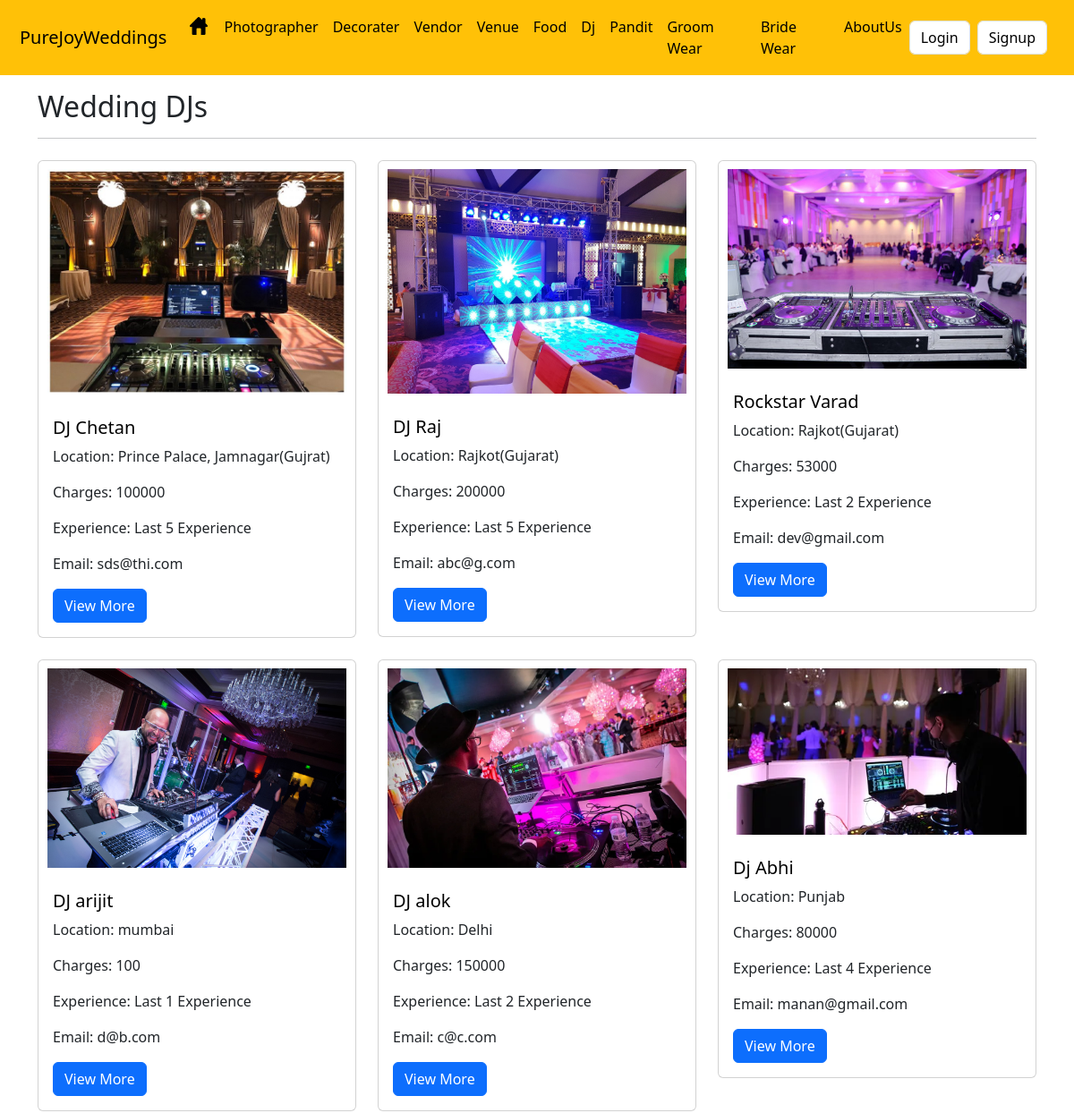
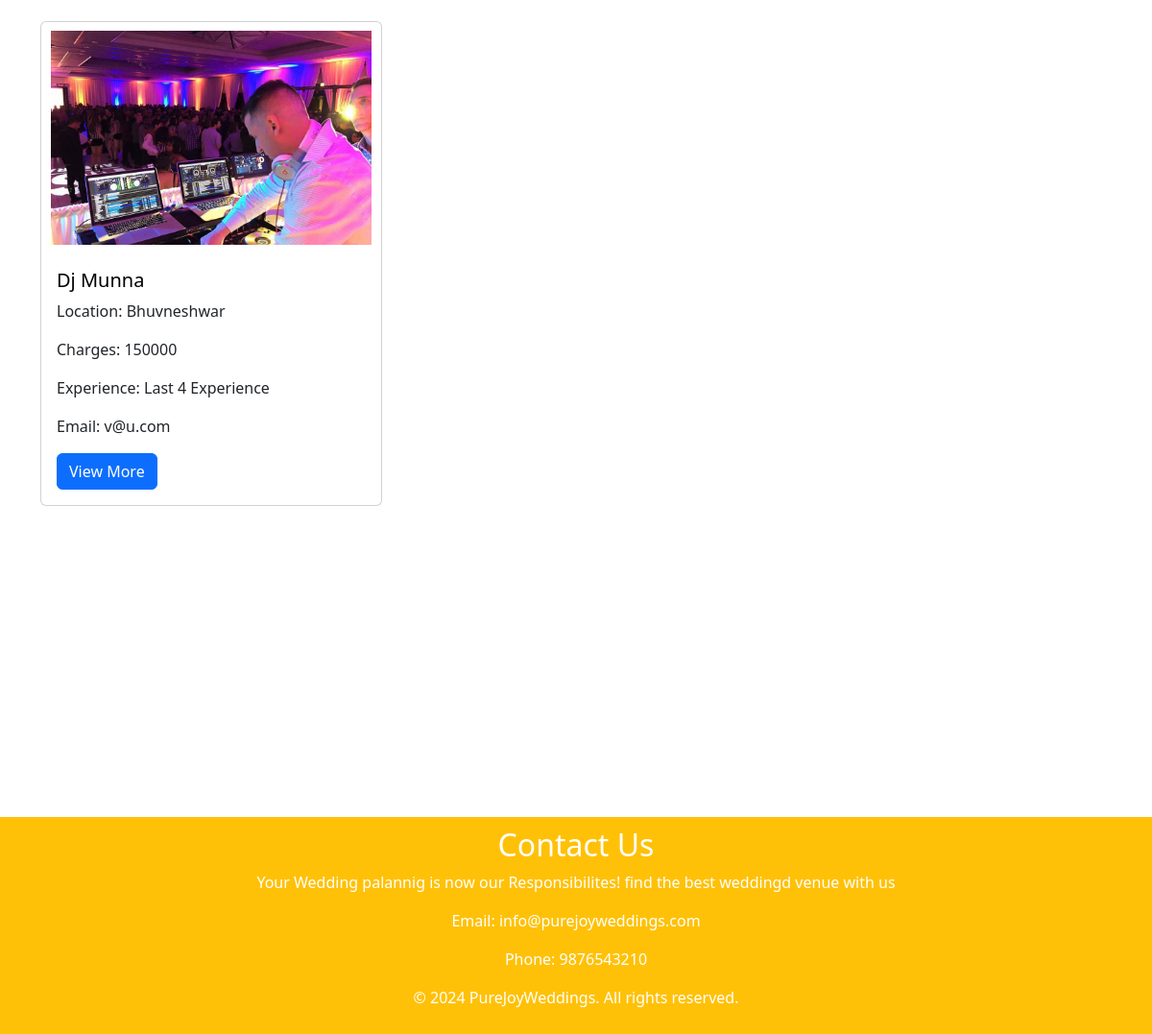
Screenshot of /dj.php with the database file from the repository (2 pictures, top to bottom).
### tables this page shows
CREATE TABLE `dj_details` (
  `sno` int(15) NOT NULL,
  `dj_name` varchar(30) NOT NULL,
  `area` varchar(50) NOT NULL,
  `charges` int(100) NOT NULL,
  `experience` varchar(30) NOT NULL,
  `email` varchar(50) NOT NULL,
  `contact_number` text NOT NULL
);

### _dbconnect.php (called while the page is built, shortened)
<?php
class Database
{
    private $host = 'localhost';
    private $username = 'root';
    private $password = '';
    private $database = 'purejoyweddings';
    private $db;
    public function __construct()
    {
        try {
            $this->db = new PDO("mysql:host={$this->host};dbname={$this->database}", $this->username, $this->password);
            $this->db->setAttribute(PDO::ATTR_ERRMODE, PDO::ERRMODE_EXCEPTION);
        } catch (PDOException $e) {
            echo "Connection failed: " . $e->getMessage();
        }
    }
    public function getAllDjCards()
    {
        $query = "SELECT * FROM dj_details";
        $stmt = $this->db->query($query);
        $result = $stmt->fetchAll(PDO::FETCH_ASSOC);
        return $result;
    }
}
?>

### dj.php (the view, shortened to what this page needs)
<!DOCTYPE html>
<html>
<head>
    <link href="https://cdn.jsdelivr.net/npm/bootstrap@5.3.2/dist/css/bootstrap.min.css" rel="stylesheet"
>
    <link rel="stylesheet" type="text/css" href="">
</head>
<body>
    <?php
  if(isset($_SESSION['loggedin']) && $_SESSION['loggedin'] == true){
		$loggedin = true;
	}
  else{
    $loggedin = false;
  }
echo'
<nav class="navbar navbar-expand-lg  bg-warning">
  <div class="container-fluid">
    <a class="navbar-brand" href="weddingplanner.php">PureJoyWeddings</a>
    <button class="navbar-toggler" type="button" data-bs-toggle="collapse" data-bs-target="#navbarSupportedContent" aria-controls="navbarSupportedContent" aria-expanded="false" aria-label="Toggle navigation">
      <span class="navbar-toggler-icon"></span>
    </button>
    <div class="collapse navbar-collapse" id="navbarSupportedContent">
      <ul class="navbar-nav me-auto mb-2 mb-lg-0">
        <li class="nav-item">
          <a href="weddingplanner.php"><img src="images\1024px-Home-icon.jpg" height="20px"></a>
        </li>
        <li class="nav-item">
          <a class="nav-link active" href="photographer.php">Photographer</a>
        </li>
        <li class="nav-item">
          <a class="nav-link active" href="decorator.php" role="button">
            Decorater
          </a>
        </li>
        <li class="nav-item">
				<a class="nav-link active" href="vendor.php">Vendor</a>
				</li>
        <li class="nav-item">
          <a class="nav-link active" href="venue.php">Venue</a>
        </li>
        <li class="nav-item">
          <a class="nav-link active" href="food.php">Food</a>
        </li>
        <li class="nav-item">
          <a class="nav-link active" href="dj.php">Dj</a>
        </li>
        <li class="nav-item">
          <a class="nav-link active" href="pandit.php">Pandit</a>
        </li>
        <li class="nav-item">
        <a class="nav-link active" href="groom_wear.php">Groom Wear</a>
      </li>
      <li class="nav-item">
        <a class="nav-link active" href="bride_wear.php">Bride Wear</a>
      </li>
        <li class="nav-item">
          <a class="nav-link active" href="aboutus.php">AboutUs</a>
        </li>
      </ul>';
      if(!$loggedin){
      echo'
      <form class="d-flex" role="search">
        <button class="form-control me-2" type="login"><a href="login2.php" class="loginanchor">Login</a></button>
        <button class="form-control me-2" type="login"><a href="signup.php" class="signupanchor">Signup</a></button>';
      }
      echo'
    </div>
  </div>
</nav>';
?>
    <?php
	require '_dbconnect.php';
?>
    <div class="container mt-3">
        <h2 class="add_serpro">Wedding DJs</h2>
        <hr class="mb-4">
        <div class="row">
            <?php
        $database = new Database();
        $cards = $database->getAllDjCards();
        if ($cards) {
            foreach ($cards as $card) {
                ?>
            <div class="col-md-4 mb-4">
                <div class="card">
                    <a href="dj_detail.php?sno=<?php echo $card['sno']; ?>">
                        <?php if (!empty($card['sno'])) { ?>
                        <img src="images\dj_images\Wedding-Dj-<?php echo $card['sno']%8; ?>.jpg" class="card-img-top"
                            alt="Card Image">
                        <?php } ?>
                    </a>
                    <div class="card-body">
                        <h5 class="card-title"><a class="dj_detail_link"
                                href="dj_detail.php?sno=<?php echo $card['sno']; ?>"><?php echo $card['dj_name']; ?></a>
                        </h5>
                        <p class="card-text">Location: <?php echo $card['area']; ?></p>
                        <p class="card-text">Charges: <?php echo $card['charges']; ?></p>
                        <p class="card-text">Experience: Last <?php echo $card['experience']; ?> Experience</p>
                        <p class="card-text">Email: <?php echo $card['email']; ?></p>
                        <a href="dj_detail.php?sno=<?php echo $card['sno']; ?>" class="btn btn-primary">View More</a>
                    </div>
                </div>
            </div>
            <?php
            }
        } else {
            echo "No cards found.";
        }
        ?>
        </div>
    </div>
    <footer>
        <h2>Contact Us</h2>
        <p>Your Wedding palannig is now our Responsibilites! find the best weddingd venue with us</p>
        <p>Email: info@purejoyweddings.com</p>
        <p>Phone: 9876543210</p>
        <p>&copy; 2024 <a href="weddingplanner.php" style="text-decoration: none; color:white;">PureJoyWeddings.</a> All
            rights reserved.</p>
    </footer>
</body>
</html>

### dj.php (style rules this page uses)
* { margin: 0; padding: 0; }
img { padding: 0 10px; margin: 9px 0; }
.navbar { background-color: #333; padding: 10px; color: white; width: 100%; top: 0; z-index: 1000; }
.loginanchor { text-decoration: none; color: black; }
.signupanchor { text-decoration: none; color: black; }
.dj_detail_link { text-decoration: none; color: black; }
.add_serpro { display: inline; margin-right: 68%; }
footer { background-color: #ffc107; color: #fff; text-align: center; padding: 10px; bottom: 0; width: 100%; margin-top: 25%; }

### rows the page displays
dj_details: shows a picture, dj_name "DJ Chetan", area "Prince Palace, Jamnagar(Gujrat)", charges "100000", experience "5", email "sds@thi.com"
dj_details: shows a picture, dj_name "DJ Raj", area "Rajkot(Gujarat)", charges "200000", experience "5", email "abc@g.com"
dj_details: shows a picture, dj_name "Rockstar Varad", area "Rajkot(Gujarat)", charges "53000", experience "2", email "dev@gmail.com"
dj_details: shows a picture, dj_name "DJ arijit", area "mumbai", charges "100", experience "1", email "d@b.com"
dj_details: shows a picture, dj_name "DJ alok", area "Delhi", charges "150000", experience "2", email "c@c.com"
dj_details: shows a picture, dj_name "Dj Abhi", area "Punjab", charges "80000", experience "4", email "manan@gmail.com"
dj_details: shows a picture, dj_name "Dj Munna", area "Bhuvneshwar", charges "150000", experience "4", email "v@u.com"
